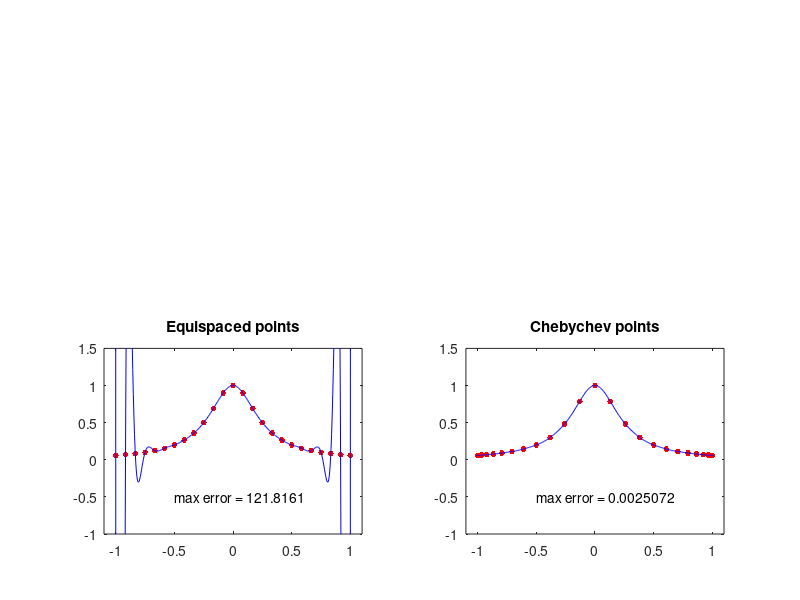

Recreate this plot in MATLAB.

%polynomial interpolation in equispaced and Chebychev points

%number of grid points
%N=12; 
N=24;

%test both methods
for i = 3:4
    %equispaced points
    if i==3, s='Equispaced points'; x=-1+2*(0:N)/N;end
    %Chebychev points
    if i==4, s='Chebychev points'; x=cos(pi*(0:N)/N); end
   
    %define function
    u=1./(1+16*x.^2);
    
    %Polynomial curve fitting/interpolaton
    %use polyfit to fit a Nth-degree polynomial
    p=polyfit(x,u,N);  
    
    %define the space domain
    xx = -1.01:0.005:1.01;

    %evaluation of interpolant
    %evaluates the polynomial p at each point in xx
    pp=polyval(p,xx); 
     
    %plotting
    subplot(2,2,i)
    %plot the grid points of the fucntion u
    plot(x,u,'r.','markersize',13)
    hold on
    %plot the polynomial approximation
    plot(xx,pp,'b')
    axis([-1.1 1.1 -1 1.5]), title(s)
    
    %calculate error
    %define the function on each point of the space domain
    uu=1./(1+16*xx.^2);
    error = norm(uu-pp,inf);
    text(-0.5, -0.5, ['max error = ' num2str(error)])
    
end



